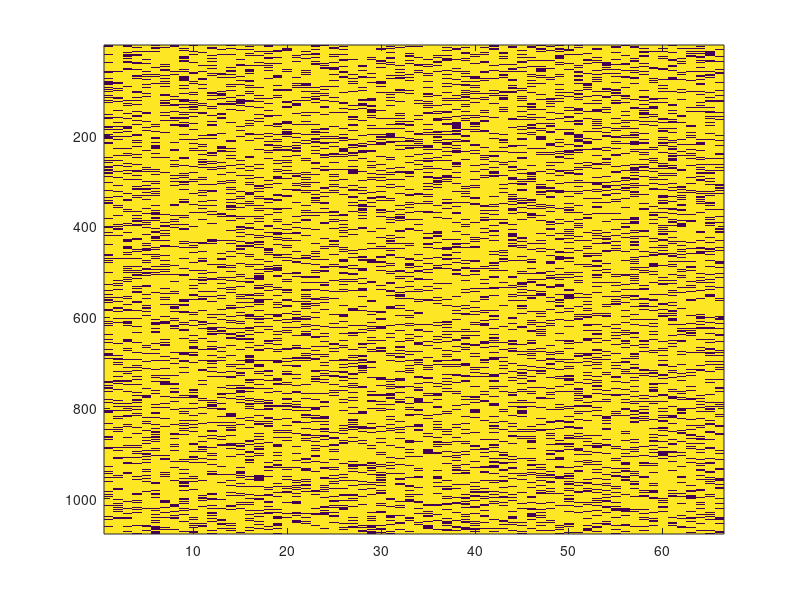

MATLAB code to generate this figure: (Note: this script raises an error after producing the figure.)

load Data_Cortex_Nuclear_data.csv

Data_Cortex_Nuclear_data = zscore(Data_Cortex_Nuclear_data);

% Sort the data axis based on DM values



train_inds_B = ones(1077,66);

Train_sz = size(train_inds_B,1)*size(train_inds_B,2);
rand_inds = ones(Train_sz,1);
b = randperm(Train_sz);
test_rand_inds = b(1:(Train_sz./10)*2);
rand_inds(test_rand_inds)=0;
train_inds_B = reshape(rand_inds, size(train_inds_B,1),size(train_inds_B,2));
figure; imagesc(train_inds_B);


%figure; surf(Data_Cortex_Nuclear_data_2)
%figure; mesh(Data_Cortex_Nuclear_data_2)

%load Data_Cortex_Nuclear_data_2;
%load Ten_percent_train_inds;
%train_inds_B = Ten_percent_train_inds;

f_sq_B = Data_Cortex_Nuclear_data;

save f_sq_B.mat f_sq_B;
save train_inds_B.mat train_inds_B;



[D1] = Build_dist_from_Sparse_Data(f_sq_B, train_inds_B);
[D2] = Build_dist_from_Sparse_Data(f_sq_B', train_inds_B');

save D1.mat D1;
save D2.mat D2;


sigma1 = FindEpsilon(D1)*2; 
sigma2 = FindEpsilon(D2)*2; 

save sigma1.mat sigma1;
save sigma2.mat sigma2;
%sigma1 = 20; 
%sigma2 = 50; 

f_to_approx = f_sq_B;

train_inds_vec = find(train_inds_B == 1);
f_train = f_sq_B(train_inds_vec);


test_inds_vec = find(train_inds_B == 0);
f_test = f_sq_B(test_inds_vec);

% plot f_train
F_train_plot = f_sq_B;
F_train_plot(test_inds_vec) = 0;
%figure; surf(F_train_plot);


for kk = 1:10

[fxy_approx{kk}, fx_approx{kk}] = ALP_2d_Iter(D1, D2, sigma1, sigma2, f_to_approx, train_inds_B)

if(kk==1)
    f_multiscale{kk} = fxy_approx{kk};
else
    f_multiscale{kk} = f_multiscale{kk-1}+fxy_approx{kk};
end;

%errors
f_train_multiscale_approx = f_multiscale{kk}(train_inds_vec);
err_vecB = f_train-f_train_multiscale_approx;
err_vecB2 = err_vecB.^2;
MSE_err_iterB = sum(err_vecB2)./size(train_inds_vec,1);
err_iterB(kk) = MSE_err_iterB;

Root_err_iterB(kk) = sqrt(MSE_err_iterB);

%test error - just for this examples
f_test_multiscale_approx = f_multiscale{kk}(test_inds_vec);
err_vecB_test = f_test-f_test_multiscale_approx;
err_vecB2_test = err_vecB_test.^2;
MSE_err_iterB_test = sum(err_vecB2_test)./size(test_inds_vec,1);
err_iterB_test(kk) = MSE_err_iterB_test;

Root_err_iterB_test(kk) = sqrt(MSE_err_iterB_test);

%figure; surf(f_multiscale{kk}); title('f-multi'); axis([0 120 0 60 -1 1]);


d{kk} = f_sq_B - f_multiscale{kk};
%figure; surf(d{kk}); title('d'); axis([0 120 0 60 -1 1]);


f_to_approx = d{kk};
sigma1 = sigma1./2;
sigma2 = sigma2./2;


end;


%figure; plot(err_iterB, 'k', 'linewidth', 2);
%hold on; plot(err_iterB_test, 'm', 'linewidth', 1);
[ kk_val, kk_ind]= min(err_iterB);

for k_i =1 : kk_ind

    f_flat_k_i = reshape(f_multiscale{k_i}, 1077*66,1);
 %   figure; plot(f_train, 'k')
 %   hold on;
 %   plot(f_flat_k_i(train_inds_vec), 'b', 'linewidth', 3);
    
   % figure; plot(f_test, 'k')
  %  hold on;
   % plot(f_flat_k_i(test_inds_vec), 'y', 'linewidth', 3);
    
 %   %figure; surf(f_multiscale{k_i}); title('f-multi'); axis([0 120 0 60 -1 1]);
    
  %  %figure; surf(d{k_i}); title('d'); axis([0 120 0 60 -1 1]);

end;

kk_ind

%figure; bar([Root_err_iterB(1:kk_ind); Root_err_iterB_test(1:kk_ind)]')

%%figure; bar([0:9],[Root_err_iterB(1:kk_ind); Root_err_iterB_test(1:kk_ind)]'); hold on; axis([-1 10 0 1]);




for k_i =1 : kk_ind
   % figure; surf(f_multiscale{k_i}); title('f-multi'); axis([0 66 0 1077 -1 10]);
    
   %% figure; surf(d{k_i}); title('d'); axis([0 120 0 60 -1 1]);

end;


% Mean imputation

Mean_impute = zeros(size(f_sq_B,1),size(f_sq_B,2));
Median_impute = zeros(size(f_sq_B,1),size(f_sq_B,2));
Freq_impute = zeros(size(f_sq_B,1),size(f_sq_B,2));

for c=1:size(f_sq_B,2)
    curr_col = f_sq_B(:,c);
    curr_col_train_inds = find(train_inds_B(:,c)==1);
    curr_col_test_inds = find(train_inds_B(:,c)==0);
    curr_col_train = f_sq_B(curr_col_train_inds, c);
    mean_c = mean(curr_col_train);
    median_c = median(curr_col_train);
    freq_c = mode(curr_col_train);
    
    curr_col(curr_col_test_inds)=-1000;
    
    curr_col_mean_imp = curr_col;
    curr_col_mean_imp(curr_col_test_inds)=mean_c;
    Mean_impute(:,c) = curr_col_mean_imp;
    
    curr_col_median_imp = curr_col;
    curr_col_median_imp(curr_col_test_inds)=median_c;
    Median_impute(:,c) = curr_col_median_imp;
    
    
    curr_col_freq_imp = curr_col;
    curr_col_freq_imp(curr_col_test_inds)=freq_c;
    Freq_impute(:,c) = curr_col_freq_imp;
    
end;

Mean_impute_test = Mean_impute(test_inds_vec);
err_mean = f_test - Mean_impute_test;
err_mean = err_mean.^2;
MSE_err_mean = sum(err_mean)./size(test_inds_vec,1)
RMSE_err_mean = sqrt(MSE_err_mean)

Median_impute_test = Median_impute(test_inds_vec);
err_median = f_test - Median_impute_test;
err_median = err_median.^2;
MSE_err_median = sum(err_median)./size(test_inds_vec,1)
RMSE_err_median = sqrt(MSE_err_median)


Freq_impute_test = Freq_impute(test_inds_vec);
err_freq = f_test - Freq_impute_test;
err_freq = err_freq.^2;
MSE_err_freq = sum(err_freq)./size(test_inds_vec,1)
RMSE_err_freq = sqrt(MSE_err_freq)

err_iterB_test(kk_ind)
sqrt(err_iterB_test(kk_ind))

% row 1 MSE:  2D_ALP, MeanErr, MedErr FreqErr
% row 2 RMSE:  2D_ALP, MeanErr, MedErr FreqErr

ALL_ERRS(1,1) = err_iterB_test(kk_ind);
ALL_ERRS(2,1) = sqrt(err_iterB_test(kk_ind));

ALL_ERRS(1,2) = err_iterB_test(kk_ind-1);
ALL_ERRS(2,2) = sqrt(err_iterB_test(kk_ind-1));


ALL_ERRS(1,3) = MSE_err_mean;
ALL_ERRS(2,3) = RMSE_err_mean;

ALL_ERRS(1,4) = MSE_err_median;
ALL_ERRS(2,4) = RMSE_err_median;

ALL_ERRS(1,5) = MSE_err_freq;
ALL_ERRS(2,5) = RMSE_err_freq;

ALL_ERRS
